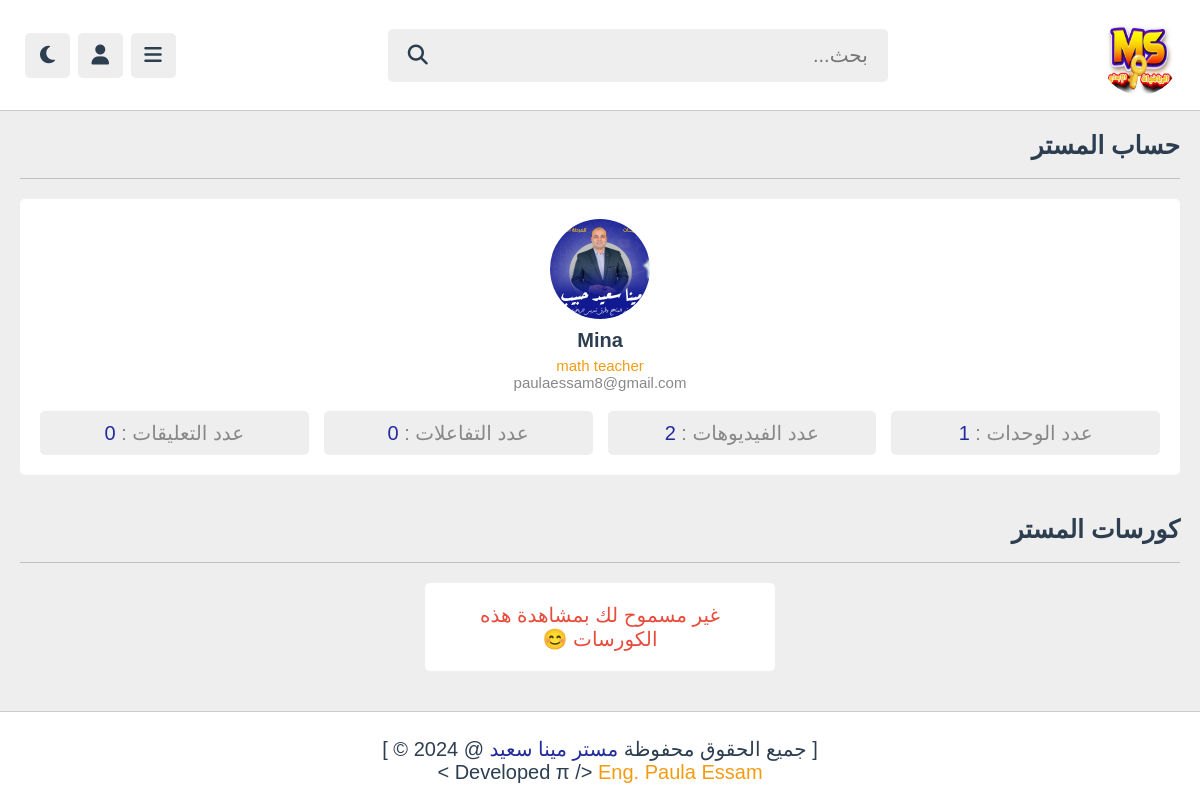
Page /teacherProfile.php?get_id=paulaessam8@gmail.com on the committed database.
### tables this page shows
CREATE TABLE `tutors` (
  `id` varchar(20) NOT NULL,
  `name` varchar(50) NOT NULL,
  `profession` varchar(50) NOT NULL,
  `email` varchar(50) NOT NULL,
  `password` varchar(50) NOT NULL,
  `image` varchar(100) NOT NULL
);

### teacherProfile.php (the view, shortened to what this page needs)
<?php
include 'components/connect.php';
if (isset($_GET['get_id'])) {
    $get_id = $_GET['get_id'];
}
else{
    $get_id = '';
    header("Location: teachers.php");
}
?>
<html lang="en">
<head>
    <link rel="stylesheet" href="https://cdnjs.cloudflare.com/ajax/libs/font-awesome/6.2.0/css/all.min.css">
    <link rel="stylesheet" href="css/style.css">
</head>
<body>
<?php include 'components/user_header.php';?>
<section class="tutor-profile">
    <h1 class="heading">حساب المستر </h1>
    <?php
        $select_tutors = $conn->prepare("SELECT * FROM `tutors` WHERE email = ? LIMIT 1");
        $select_tutors->execute([$get_id]);
        if ($select_tutors->rowCount() > 0) {
            while($fetch_tutor = $select_tutors->fetch(PDO::FETCH_ASSOC)){
                $tutor_id = $fetch_tutor['id'];
                $count_likes = $conn->prepare("SELECT * FROM `likes` WHERE tutor_id = ?");
                $count_likes ->execute([$tutor_id]);
                $total_likes = $count_likes->rowCount();
                $count_comments = $conn->prepare("SELECT * FROM `comments` WHERE tutor_id = ?");
                $count_comments ->execute([$tutor_id]);
                $total_comments = $count_comments->rowCount();
                $count_content = $conn->prepare("SELECT * FROM `content` WHERE tutor_id = ?");
                $count_content ->execute([$tutor_id]);
                $total_content = $count_content->rowCount();
                $count_playlist = $conn->prepare("SELECT * FROM `playlist` WHERE tutor_id = ?");
                $count_playlist ->execute([$tutor_id]);
                $total_playlist = $count_playlist->rowCount();
    ?>
        <div class="details">
            <div class="tutor">
                <img src="uploaded_files/<?=$fetch_tutor['image']?>" alt="">
                <div>
                    <h3><?=$fetch_tutor['name']?></h3>
                    <span><?=$fetch_tutor['profession']?></span>
                    <p><?=$fetch_tutor['email']?></p>
                </div>
            </div>
            <div class="flex">
                <p>عدد الوحدات : <span><?=$total_playlist?></span></p>
                <p>عدد الفيديوهات :    <span><?=$total_content?></span></p>
                <p>عدد التفاعلات :     <span><?=$total_likes?></span></p>
                <p>عدد التعليقات :  <span><?=$total_comments?></span></p>
            </div>
    <?php
            }
        }
        else{
            echo '<p class="empty"> لا يوجد مدرسين !</p>';
        }
    ?>
        </div>
</section>
<section class="courses">
    <h1 class="heading">كورسات المستر </h1>
    <div class="box-container">
        <?php
            $select_tutor_email = $conn->prepare("SELECT * FROM `tutors` WHERE email = ? LIMIT 1");
            $select_tutor_email->execute([$get_id]);
            $fetch_tutor_id = $select_tutor_email->fetch(PDO::FETCH_ASSOC);
            $select_courses = $conn->prepare("SELECT * FROM `playlist` WHERE  tutor_id =? AND status = ? ORDER BY date DESC");
            $select_courses->execute([$fetch_tutor_id['id'], 'active']);
            if ($select_courses->rowCount() > 0) {
                while($fetch_course = $select_courses->fetch(PDO::FETCH_ASSOC)) {
                    $course_id = $fetch_course['id'];
                    $course_year = $fetch_course['year'];
                    $count_course = $conn->prepare("SELECT * FROM `content` WHERE playlist_id = ?");
                    $count_course->execute([$course_id]);
                    $total_courses = $count_course->rowCount();
                    $select_tutor = $conn->prepare("SELECT * FROM `tutors` WHERE id = ?");
                    $select_tutor->execute([$fetch_course['tutor_id']]);
                    $fetch_tutor = $select_tutor->fetch(PDO::FETCH_ASSOC);
                    if(isset($fetch_profile) && $fetch_profile['year'] == $course_year) {
                        $check = true;
        ?>
                    <div class="box">
                        <div class="tutor">
                            <img src="uploaded_files/<?=$fetch_tutor['image']?>" alt="">
                            <div>
                                <h3><?=$fetch_tutor['name']?></h3>
                                <span><?=$fetch_course['date']?></span>
                            </div>
                        </div>
                        <div class="thumb">
                            <span><?=$total_courses?></span>
                            <img src="uploaded_files/<?=$fetch_course['thumb']?>" alt="">
                        </div>
                        <h3 class="title"><?=$fetch_course['title']?></h3>
                        <a href="playlist.php?get_id=<?=$course_id?>" class="inline-btn">عرض الكورس </a>
                    </div>
        <?php
                    }
                    else{
                        $check = false;
                    }
                }
            } else{
                echo "<p class='empty'>لا يوجد كورسات!</p>";
            }
            if(!$check){
                    echo "<p class='empty'>غير مسموح لك بمشاهدة هذه الكورسات 😊 </p>";
            }
        ?>
    </div>
</section>
<?php include 'components/footer.php';?>
</body>
</html>

### css/style.css (style rules this page uses)
:root { --main-color:#212b9a; --red: #e74c3c; --orange: #f39c12; --white:#fff; --black:#2c3e50; --light-color:#888; --light-bg:#eee; --border: .1rem solid rgba(0,0,0,.2); }
* { font-family: 'Nunito', sans-serif; margin: 0; padding: 0; box-sizing: border-box; outline: none; border: none; text-decoration: none; }
html { font-size: 62.5%; overflow-x: hidden; }
body { direction: rtl; background-color: var(--light-bg); padding-right: 30rem; }
section { padding: 2rem; max-width: 1200px; margin: 0 auto; }
.heading { padding-bottom: 1.8rem; border-bottom: var(--border); font-size: 2.5rem; color: var(--black); text-transform: capitalize; margin-bottom: 2rem; }
.empty { width: 100%; background-color: var(--white); color: var(--red); padding: 2rem; text-align: center; font-size: 2rem; border-radius: .5rem; }
.courses .box-container { display: grid; grid-template-columns: repeat(auto-fit, 35rem); gap: 1.5rem; align-items: flex-start; justify-content: center; }
.tutor-profile .details { background-color: var(--white); border-radius: .5rem; padding:2rem; text-align: center; }
.tutor-profile .details .tutor { margin-bottom: 2rem; }
.tutor-profile .details .tutor img { width: 10rem; height: 10rem; border-radius: 50%; object-fit: cover; margin-bottom: .5rem; }
.tutor-profile .details .tutor h3 { font-size: 2rem; color: var(--black); margin: .5rem 0; overflow-x: hidden; text-overflow: ellipsis; }
.tutor-profile .details .tutor span { font-size: 1.5rem; color: var(--orange); }
.tutor-profile .details .tutor p { font-size: 1.5rem; color: var(--light-color); }
.tutor-profile .details .flex { display: flex; align-items: center; gap: 1.5rem; flex-wrap: wrap; }
.tutor-profile .details .flex p { flex: 1 1 25rem; border-radius: .5rem; background-color: var(--light-bg); padding: 1rem 3rem; font-size: 2rem; color: var(--light-color); }
.tutor-profile .details .flex p span { color: var(--main-color); }
@media (max-width: 1200px) { body { padding-right: 0; } }

### rows in the picture
tutors: image (picture), name "Mina", profession "math teacher", email "paulaessam8@gmail.com", total_playlist "1", total_content "2", total_likes "0", total_comments "0"
